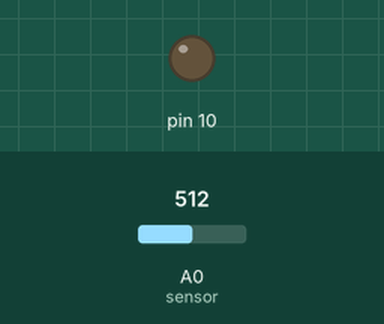
This sketch was run on a simulated Arduino Uno, built with avr-gcc and run on an emulated ATmega328P. Parts: output pins drawn as LEDs (lit = HIGH). The test bench sets the inputs (shaded band); at power-on: A0 (sensor) = 512. What the sketch prints to the serial monitor is not drawn.

Above: at 1.2 s.
1.3 s: A0 (sensor) set to 412
3.2 s: A0 (sensor) set to 385
At 5.1 s:
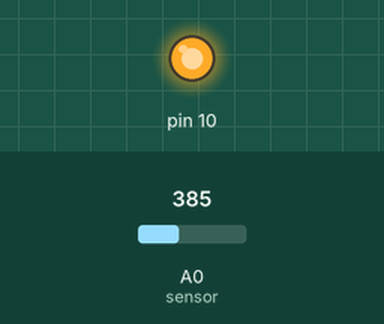
5.5 s: A0 (sensor) set to 410
At 6.6 s:
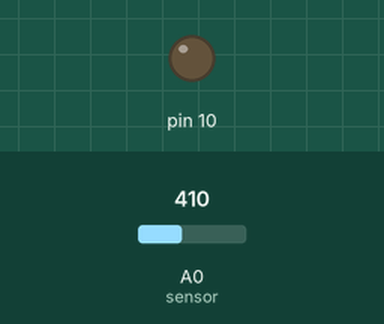
7.5 s: A0 (sensor) set to 390
At 9.4 s:
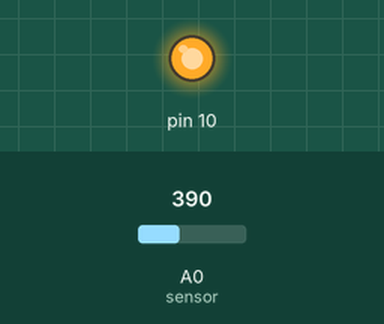
Timing chart, 0 to 10.5 s (numbered marks = the images above; inputs shaded):
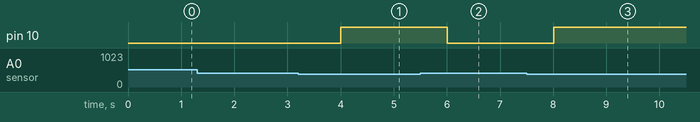

Measured:
- the behaviour switches between 400 and 399 on A0 (sensor) (found by bisection; images 0 and 1)
- after the input at 1.3 s, every drawn part: stays the same
- after the input at 3.2 s, pin 10: LOW → HIGH after 0.80 s
- after the input at 5.5 s, pin 10: HIGH → LOW after 0.51 s
- after the input at 7.5 s, pin 10: LOW → HIGH after 0.51 s

The sketch:

sensor_com_led.ino.ino
```cpp
//Pino analógico em que o sensor está conectado.
int sensor = 0;

//Método setup, executado uma vez ao ligar o Arduino.
void setup(){

  //Ativando o serial monitor que exibirá os
  //valores lidos no sensor.
  Serial.begin(9600);

  // Definindo a porta ~10 como OutPut
  pinMode(10,OUTPUT);
}

//Método loop, executado enquanto o Arduino estiver ligado.
void loop(){

  if(analogRead(sensor) >= 400  ){
    apagaLed();
  }else{
    acendeLed();
  }
  delay(1000);  // a cada um segundo
}

void acendeLed(){
  Serial.print("Luminosidade: ");
  Serial.println(analogRead(sensor));
  Serial.print("Baixa luminosidade, ligando led...");
  digitalWrite(10,HIGH);
}

void apagaLed(){
  Serial.print("Luminosidade: ");
  Serial.println(analogRead(sensor));
  Serial.print("Alta luminosidade, desligando led...");
  digitalWrite(10,LOW);
}
```
